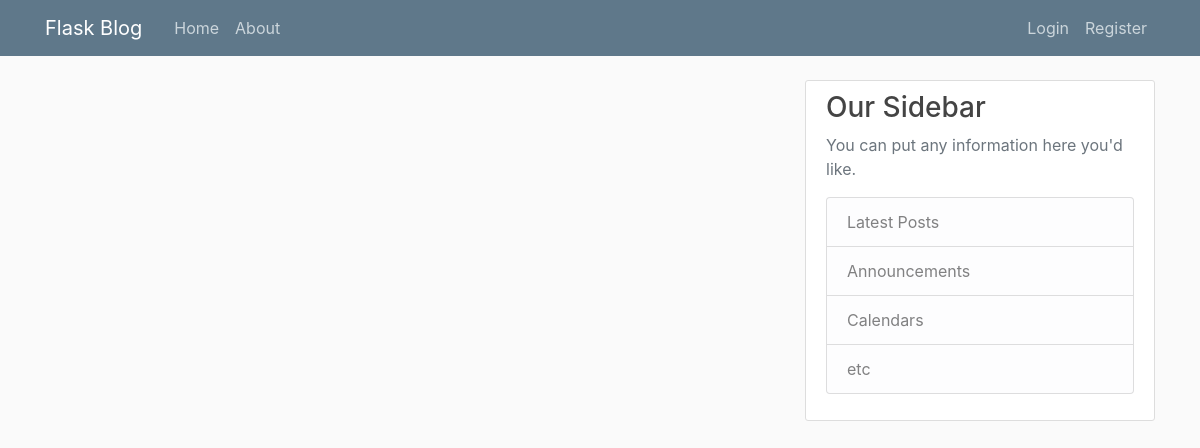
/home, run on an earlier commit of the app's database.
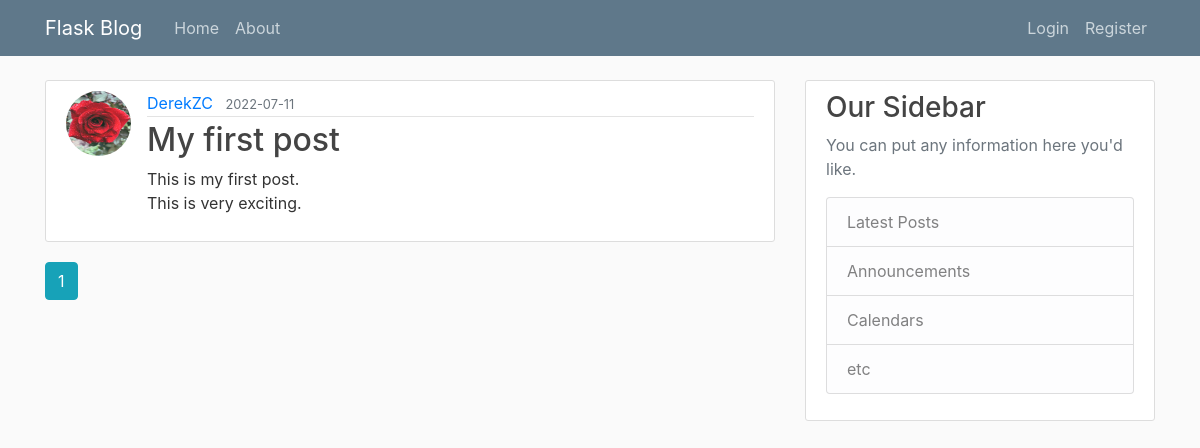
And on a later commit of the database.
### flaskblog/models.py (models this page shows, shortened)
class Post(db.Model):
    id          = db.Column(db.Integer, primary_key=True)
    title       = db.Column(db.String(100), nullable=False)
    date_posted = db.Column(db.DateTime, nullable=False, default=datetime.utcnow)
    content     = db.Column(db.Text, nullable=False)
    user_id     = db.Column(db.Integer, db.ForeignKey('user.id'), nullable=False) # user.id is going to be the user who authored the post

class User(db.Model, UserMixin):
    id         = db.Column(db.Integer, primary_key=True)    # primary_key is a unique id for our user
    username   = db.Column(db.String(20), unique=True, nullable=False)   # 20 character max length, must be unique, can't null bc username required
    email      = db.Column(db.String(120), unique=True, nullable=False)
    image_file = db.Column(db.String(20), nullable=False, default='default.jpg')
    password   = db.Column(db.String(60), nullable=False)
    posts      = db.relationship('Post', backref='author', lazy=True)    # runs in the background b/c not a column

### flaskblog/main/routes.py (the view)
@main.route("/")
@main.route("/home")
def home():
    page = request.args.get('page', 1, type=int)    # default page set to 1
    posts = Post.query.order_by(Post.date_posted.desc()).paginate(page=page, per_page=5)
    return render_template('home.html', posts=posts)

### flaskblog/templates/home.html
{% extends "layout.html" %}
{% block content %}
    {% for post in posts.items %}
        <article class="media content-section">
            <img class="rounded-circle article-img" src="{{ url_for('static', filename='profile_pics/' + post.author.image_file) }}" alt="">
            <div class="media-body">
                <div class="article-metadata">
                    <a class="mr-2" href="{{ url_for('users.user_posts', username=post.author.username) }}">{{ post.author.username }}</a>
                    <small class="text-muted">{{ post.date_posted.strftime('%Y-%m-%d') }}</small>
                </div>
                <h2><a class="article-title" href="{{ url_for('posts.post', post_id=post.id) }}">{{ post.title }}</a></h2>
                <p class="article-content">{{ post.content }}</p>
            </div>
        </article>
    {% endfor %}
    {% for page_num in posts.iter_pages(left_edge=1, right_edge=1, left_current=1, right_current=2) %}
        {% if page_num %}
            {% if posts.page == page_num %}
                <a class="btn btn-info mb-4" href="{{ url_for('main.home', page=page_num) }}">{{ page_num }}</a>
            {% else %}
                <a class="btn btn-outline-info mb-4" href="{{ url_for('main.home', page=page_num) }}">{{ page_num }}</a>
            {% endif %}
        {% else %}
            ...
        {% endif %}
    {% endfor %}
{% endblock content %}

What changed in the data, as far as the page shows it:
added Post: image_file (picture), author.username "DerekZC", date_posted "2022-07-11", title "My first post", content "This is my first post. This is very exciting."
Also different on the page:
new list line: "1"
